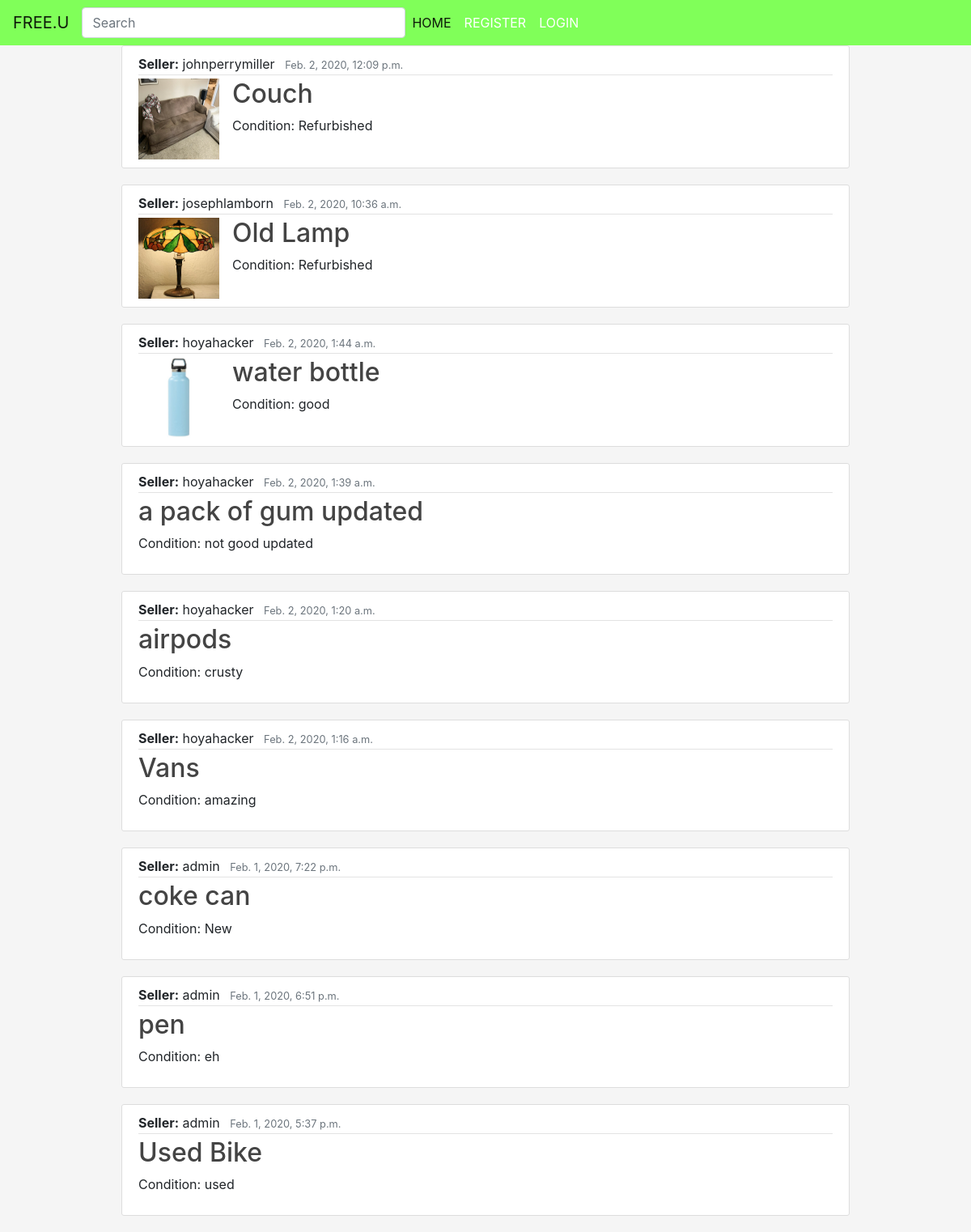
The page / on the database its author committed.
### marketplace/models.py (models this page shows, shortened)
class ItemPost(models.Model):
    title = models.CharField(max_length=100)
    item_image = models.ImageField(blank=True, null=True)
    date_posted = models.DateTimeField(default=timezone.now)
    author = models.ForeignKey(User, on_delete=models.CASCADE)
    condition = models.CharField(max_length=20)

### marketplace/views.py (the view)
# urls.py: path('', PostListView.as_view(), name= "marketplace-home"),
class PostListView(ListView):
    model = ItemPost
    template_name = 'marketplace/home.html'
    context_object_name = 'posts'
    ordering = ['-date_posted']

### marketplace/templates/marketplace/home.html
{% extends "marketplace/base.html" %}
{% block content %}
{% for post in posts %}
<article class="media content-section">
  <div class="media-body">
    <div class="article-metadata">
      <a class="mr-2" ><strong>Seller:</strong> {{ post.author }}</a>
      <small class="text-muted">{{ post.date_posted }}</small>
    </div>
    {% if post.item_image %}
        <div class = "article-img">
            <img src="{{ post.item_image.url }}">
        </div>
    {% endif %}
    <h2><a class="article-title" href="{% url 'itempost-detail' post.id %}">{{ post.title }}</a></h2>
    <p class="article-content">Condition: {{ post.condition }}</p>
  </div>
</article>
{% endfor %}
{% endblock content %}

### marketplace/static/marketplace/main.css (style rules this page uses)
body { margin: 0; background: whitesmoke }
h2 { color:#34ca78; }
.content-section { margin: 0 auto; background: #ffffff; padding: 10px 20px; border: 1px solid #dddddd; border-radius: 3px; margin-bottom: 20px; width: 75%; height:100%; }
.article-title { color: #444444; }
.article-content { white-space: pre-line; }
.article-img img { height: 100px; width: 100px; margin-right: 16px; float: left; }
.article-metadata { padding-bottom: 1px; margin-bottom: 4px; border-bottom: 1px solid #e3e3e3 }

### rows shown on the page
ItemPost: author "johnperrymiller", date_posted "Feb. 2, 2020, 12:09 p.m.", item_image (picture), title "Couch", condition "Refurbished"
ItemPost: author "josephlamborn", date_posted "Feb. 2, 2020, 10:36 a.m.", item_image (picture), title "Old Lamp", condition "Refurbished"
ItemPost: author "hoyahacker", date_posted "Feb. 2, 2020, 1:44 a.m.", item_image (picture), title "water bottle", condition "good"
ItemPost: author "hoyahacker", date_posted "Feb. 2, 2020, 1:39 a.m.", title "a pack of gum updated", condition "not good updated"
ItemPost: author "hoyahacker", date_posted "Feb. 2, 2020, 1:20 a.m.", title "airpods", condition "crusty"
ItemPost: author "hoyahacker", date_posted "Feb. 2, 2020, 1:16 a.m.", title "Vans", condition "amazing"
ItemPost: author "admin", date_posted "Feb. 1, 2020, 7:22 p.m.", title "coke can", condition "New"
ItemPost: author "admin", date_posted "Feb. 1, 2020, 6:51 p.m.", title "pen", condition "eh"
ItemPost: author "admin", date_posted "Feb. 1, 2020, 5:37 p.m.", title "Used Bike", condition "used"
